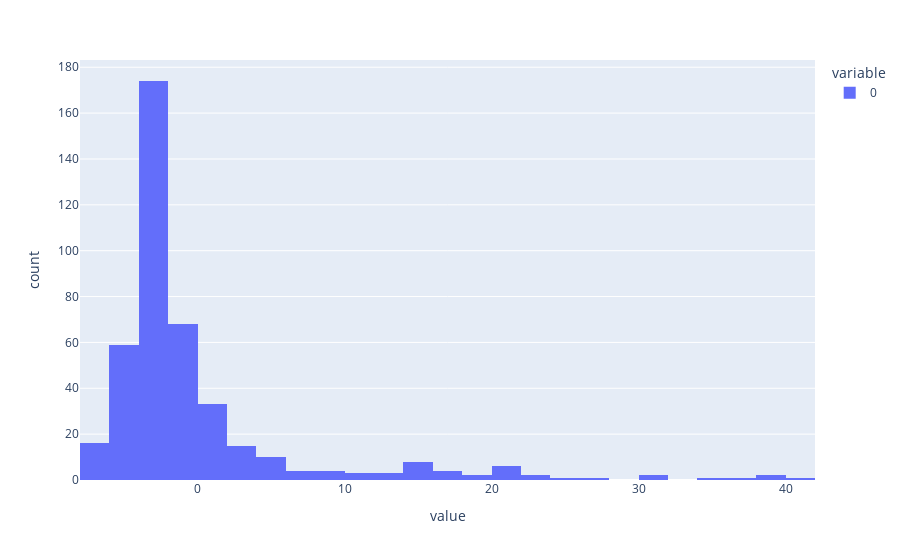

The cell this chart's notebook holds for it:
### Code cell
def calculate_R_squared_com(guide):
    predictive = pyro.infer.Predictive(model, guide=guide, num_samples=1000)
    predictions = predictive(trust, patch, time)

    print(predictions.keys())
    simulated_outcome = (
        predictions["weight_trust"] * trust
        + predictions["weight_patch"] * patch
        + predictions["bias"]
    )
    print(simulated_outcome.shape)
    mean_sim_outcome = simulated_outcome.mean(dim=0)
    print(mean_sim_outcome.shape)

    fig = px.histogram(time - mean_sim_outcome)
    fig.show()

    observed_mean = torch.mean(time)

    tss = torch.sum((time - observed_mean) ** 2)
    print(tss)

    rss = torch.sum((time - mean_sim_outcome) ** 2)

    r_squared = 1 - (rss / tss)

    return r_squared


print(calculate_R_squared_com(guide))

### Figure 1 — Plotly figure (JSON) as saved in the notebook; plotly's stock layout.template omitted (floating-point values rounded to 4 significant figures; data arrays with more than 128 entries replaced by an {"elided": "..."} marker saying what was removed)
{"data": [{"alignmentgroup": "True", "bingroup": "x", "hovertemplate": "variable=0<br>value=%{x}<br>count=%{y}<extra></extra>", "legendgroup": "0", "marker": {"color": "#636efa", "pattern": {"shape": ""}}, "name": "0", "offsetgroup": "0", "orientation": "v", "showlegend": true, "type": "histogram", "x": {"elided": "420 float values"}, "xaxis": "x", "yaxis": "y"}], "layout": {"barmode": "relative", "legend": {"title": {"text": "variable"}, "tracegroupgap": 0}, "margin": {"t": 60}, "xaxis": {"anchor": "y", "domain": [0, 1], "title": {"text": "value"}}, "yaxis": {"anchor": "x", "domain": [0, 1], "title": {"text": "count"}}}}
